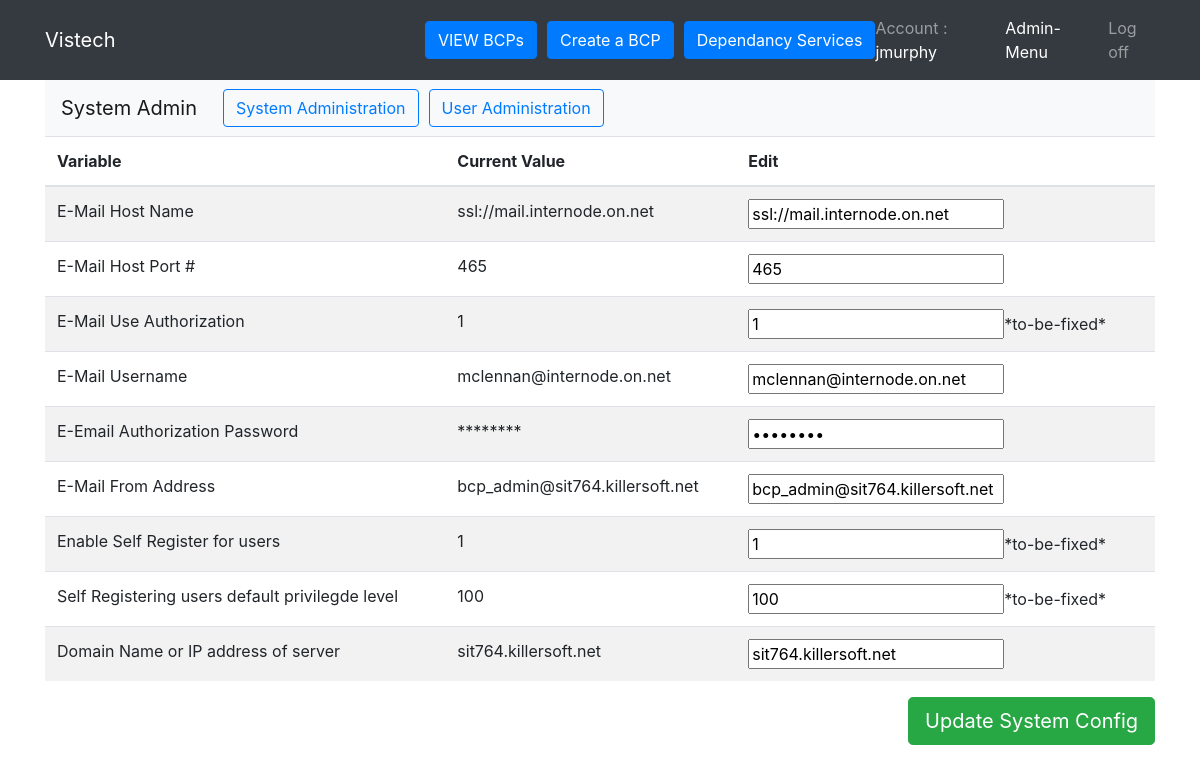
The page /admin.php (signed in) on the database its author committed.
### tables this page shows
CREATE TABLE `configuration` (
  `id` int(11) NOT NULL,
  `mail_host` varchar(64) NOT NULL,
  `mail_port` int(5) NOT NULL,
  `mail_use_auth` tinyint(1) NOT NULL,
  `mail_username` varchar(64) NOT NULL,
  `mail_password` varchar(64) NOT NULL,
  `mail_from_addr` varchar(64) NOT NULL,
  `self_register` tinyint(1) NOT NULL,
  `self_reg_priv_level` int(11) NOT NULL,
  `domain_name` varchar(64) NOT NULL
);

### admin.php (the view, shortened to what this page needs)
<?php
require('db.php');
?>
<!DOCTYPE html>
<html lang="en">
    <head>
        <?php include 'head.php'; ?>
    </head>
    <body>
        <?php include 'navbar.php'; ?>
        <div class="container">
            <?php
            include 'adminnavbar.php';
            if ($_SESSION["adminmenu"] == "user"){
                echo "<script>changetitle('User Admin');</script>";
                $result = $con->query ("SELECT id,firstname,lastname FROM users");
                ?>
                <form name='user' method='post'>
                    <div class="row">
                        <div class="col-md-12 school-options-dropdown text-center">
                        <h2>Select a user</h2>
                            <div class="dropdown btn-group">
                                <select class='form-control' name='id' style='width:auto;'>
                                    <?php
                                                            if (isset($_POST['id'])){
                                                                                        $selectedid = stripslashes($_POST['id']);
                                                                                    }
                                                            while ($row = $result->fetch_assoc()) {
                                                                unset($id, $fname, $lname);
                                                                $id = $row['id'];
                                                                $fname = $row['firstname'];
                                                                $lname = $row['lastname'];
                                                                if($selectedid == $id){
                                                                    echo "<option name='nameid' value='$id' selected>$fname&nbsp;$lname</option>";
                                                                }else{
                                                                    echo "<option name='nameid' value='$id'>$fname&nbsp;$lname</option>";
                                                                }
                                                            }
                                    ?>
                                </select>&nbsp;&nbsp;&nbsp;
                                <button type='submit' class='btn btn-success float-right' id='btnLogin'>Select</button>
                            </div>
                        </div>
                    </div>
                </form>
                <br>
                <?php
                if (isset($_POST['id']))
                {
                    $selectedid = stripslashes($_POST['id']);
                    $sql = "SELECT * FROM `users` WHERE id='$selectedid'";
                    $result = mysqli_query($con, $sql);
                    $row = mysqli_fetch_assoc($result);
                    $db_users_username = $row["username"];
                    $dB_users_email = $row["email"];
                    $db_users_firstname = $row["firstname"];
                    $db_users_lastname = $row["lastname"];
                    $db_users_creationdate = $row["creation_date"];
                    $db_users_lastlogin = $row["last_login"];
                    $db_users_account_active = $row["account_active"];
                    $db_user_priv_level = $row["user_priv_level"];
                    $db_users_email_confirmed = $row["email_confirmed"];
                    $db_user_priv_level = $row["user_priv_level"];
                    $db_users_admindisable = $row["account_administratively_disabled"];
?>
<form class="form" name="usersettings" method="post">
                        <table class="table table-striped">
                            <thead>
                                <tr>
                                    <th>Variable</th>
                                    <th>Current Value</th>
                                    <th>Edit</th>
                                </tr>
                            </thead>
                            <tbody>
                                <tr>
                                    <td>Account ID</td>
                                    <td><?php echo $_POST['id']; ?></td>
                                    <td><input type="hidden" name="userid" value="<?php echo $_POST['id']; ?>"></td>
                                </tr>
                                <tr>
                                    <td>E-Mail Host Name</td>
                                    <td><?php echo $dB_users_email; ?></td>
                                    <td><input type="text" name="usersemail" value="<?php echo $dB_users_email; ?>"></td>
                                </tr>
                                <tr>
                                    <td>First Name</td>
                                    <td><?php echo $db_users_firstname; ?></td>
                                    <td><input type="text" name="usersfname" value="<?php echo $db_users_firstname; ?>"></td>
                                </tr>
                                <tr>
                                    <td>Last Name</td>
                                    <td><?php echo $db_users_lastname; ?></td>
                                    <td><input type="text" name="userslname" value="<?php echo $db_users_lastname; ?>"></td>
                                </tr>
                                <tr>
                                    <td>Account Creation Date</td>
                                    <td><?php echo $db_users_creationdate; ?></td>
                                    <td></td>
                                </tr>
                                <tr>
                                    <td>Last Login Date</td>
                                    <td><?php echo $db_users_lastlogin; ?></td>
                                    <td></td>
                                </tr>
                                <tr>
                                    <td>Account Active</td>
                                    <td><?php echo $db_users_account_active; ?></td>
                                    <td><input type="text" name="usersaccact" value="<?php echo $db_users_account_active; ?>">*to-be-fixed*</td>
                                </tr>
                                <tr>
                                    <td>Account Priviledge Level</td>
                                    <td><?php echo $db_user_priv_level; ?></td>
                                    <td><input type="text" name="usersprivlevel" value="<?php echo $db_user_priv_level; ?>">*to-be-fixed*</td>
                                </tr>
                                <tr>
                                    <td>Account Email Confirmed</td>
                                    <td><?php echo $db_users_email_confirmed ; ?></td>
                                    <td><input type="text" name="usersemailconf" value="<?php echo $db_users_email_confirmed ; ?>">*to-be-fixed*</td>
                                </tr>
                                <tr>
                                    <td>Administrativly Disabled</td>
                                    <td><?php echo $db_users_admindisable ; ?></td>
                                    <td><input type="text" name="usersadmindis" value="<?php echo $db_users_admindisable; ?>">*to-be-fixed*</td>
                                </tr>
                            </tbody>
                        </table>
                        <button type="submit" class="btn btn-success btn-lg float-right" id="btnLogin">Update User Account</button>
                    </form>
<?php
                }
                } elseif ($_SESSION["adminmenu"] == "adminmenu") {
                    $sql = "SELECT * FROM `configuration` WHERE id='0'";
                    $result = mysqli_query($con, $sql);
                    $row = mysqli_fetch_assoc($result);
                    $db_conf_mail_host = $row["mail_host"];
                    $db_conf_mail_port = $row["mail_port"];
                    $db_conf_mail_use_auth = $row["mail_use_auth"];
                    $db_conf_mail_username = $row["mail_username"];
                    $db_conf_mail_password = $row["mail_password"];
                    $db_conf_mail_from_addr = $row["mail_from_addr"];
                    $db_conf_self_register = $row["self_register"];
                    $db_conf_self_reg_priv_level = $row["self_reg_priv_level"];
                    $db_conf_domain_name = $row["domain_name"];
                    $db_conf_hiddenpassword = str_repeat("*", strlen($db_conf_mail_password));
                    ?>
                    <form class="form" name="systemsettings" method="post">
                        <table class="table table-striped">
                            <thead>
                                <tr>
                                    <th>Variable</th>
                                    <th>Current Value</th>
                                    <th>Edit</th>
                                </tr>
                            </thead>
                            <tbody>
                                <tr>
                                    <td>E-Mail Host Name</td>
                                    <td><?php echo $db_conf_mail_host; ?></td>
                                    <td><input type="text" name="mailhost" value="<?php echo $db_conf_mail_host; ?>"></td>
                                </tr>
                                <tr>
                                    <td>E-Mail Host Port #</td>
                                    <td><?php echo $db_conf_mail_port; ?></td>
                                    <td><input type="text" name="mailport" value="<?php echo $db_conf_mail_port; ?>"></td>
                                </tr>
                                <tr>
                                    <td>E-Mail Use Authorization</td>
                                    <td><?php echo $db_conf_mail_use_auth; ?></td>
                                    <td><input type="text" name="useauth" value="<?php echo $db_conf_mail_use_auth; ?>">*to-be-fixed*</td>
                                </tr>
                                <tr>
                                    <td>E-Mail Username</td>
                                    <td><?php echo $db_conf_mail_username; ?></td>
                                    <td><input type="text" name="mailusername" value="<?php echo $db_conf_mail_username; ?>"></td>
                                </tr>
                                <tr>
                                    <td>E-Email Authorization Password</td>
                                    <td><?php echo $db_conf_hiddenpassword; ?></td>
                                    <td><input type="password" name="mailpassword" value="<?php echo $db_conf_mail_password; ?>"  ></td>
                                </tr>
                                <tr>
                                    <td>E-Mail From Address</td>
                                    <td><?php echo $db_conf_mail_from_addr; ?></td>
                                    <td><input type="text" name="fromaddr" value="<?php echo $db_conf_mail_from_addr; ?>"></td>
                                </tr>
                                <tr>
                                    <td>Enable Self Register for users</td>
                                    <td><?php echo $db_conf_self_register; ?></td>
                                    <td><input type="text" name="selfregister" value="<?php echo $db_conf_self_register; ?>">*to-be-fixed*</td>
                                </tr>
                                <tr>
                                    <td>Self Registering users default privilegde level</td>
                                    <td><?php echo $db_conf_self_reg_priv_level; ?></td>
                                    <td><input type="text" name="privlevel" value="<?php echo $db_conf_self_reg_priv_level; ?>">*to-be-fixed*</td>
                                </tr>
                                <tr>
                                    <td>Domain Name or IP address of server</td>
                                    <td><?php echo $db_conf_domain_name; ?></td>
                                    <td><input type="text" name="domainname" value="<?php echo $db_conf_domain_name; ?>"></td>
                                </tr>
                            </tbody>
                        </table>
                        <button type="submit" class="btn btn-success btn-lg float-right" id="btnLogin">Update System Config</button>
                    </form>
                    <?php
                }
            ?>
        </div>
    </body>
</html>

### rows shown on the page
configuration: mail_host "ssl://mail.internode.on.net", mailhost "ssl://mail.internode.on.net", mail_port "465", mailport "465", mail_use_auth "1", useauth "1", mail_username "mclennan@internode.on.net", mailusername "mclennan@internode.on.net", mail_password "********", mail_from_addr "bcp_admin@sit764.killersoft.net", fromaddr "bcp_admin@sit764.killersoft.net", self_register "1", selfregister "1", self_reg_priv_level "100", privlevel "100", domain_name "sit764.killersoft.net", domainname "sit764.killersoft.net"

### other values the page prints
$_SESSION["username"] "jmurphy"
